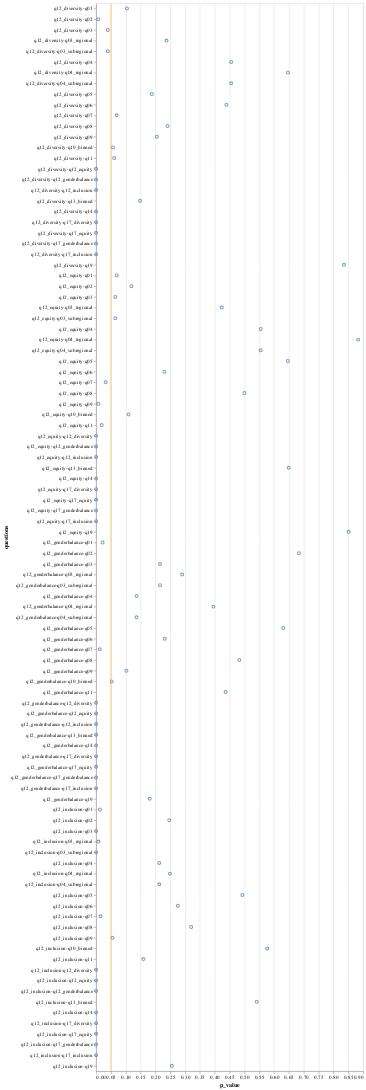

The cell this chart's notebook holds for it:
### Code cell
mark = alt.Chart(chi2_data).mark_point().encode(
    alt.X("p_value"),
    alt.Y("questions"),
    tooltip=["questions", "p_value", "dof", "statistic"]
)

rule = (
    alt.Chart()
    .mark_rule(color="orange")
    .encode(x=alt.datum(0.05))
)

(mark + rule).properties(
    width=500,
    )

### Figure 1 — Vega-Lite specification as saved in the notebook (floating-point values rounded to 4 significant figures)
{"config": {"view": {"continuousWidth": 300, "continuousHeight": 300}}, "layer": [{"data": {"name": "data-f54487596db65258bf6df217ceccdfd8"}, "mark": {"type": "point"}, "encoding": {"tooltip": [{"field": "questions", "type": "nominal"}, {"field": "p_value", "type": "quantitative"}, {"field": "dof", "type": "quantitative"}, {"field": "statistic", "type": "quantitative"}], "x": {"field": "p_value", "type": "quantitative"}, "y": {"field": "questions", "type": "nominal"}}}, {"data": {"name": "empty"}, "mark": {"type": "rule", "color": "orange"}, "encoding": {"x": {"datum": 0.05}}}], "width": 500, "$schema": "https://vega.github.io/schema/vega-lite/v5.8.0.json", "datasets": {"data-f54487596db65258bf6df217ceccdfd8": [{"questions": "q12_genderbalance-q01", "p_value": 0.02192, "statistic": 59.99, "dof": 40}, {"questions": "q12_genderbalance-q02", "p_value": 0.6836, "statistic": 16.52, "dof": 20}, {"questions": "q12_genderbalance-q03", "p_value": 0.2154, "statistic": 89.67, "dof": 80}, {"questions": "q12_genderbalance-q04", "p_value": 0.1364, "statistic": 99.38, "dof": 85}, {"questions": "q12_genderbalance-q05", "p_value": 0.631, "statistic": 26.85, "dof": 30}, {"questions": "q12_genderbalance-q06", "p_value": 0.2314, "statistic": 46.2, "dof": 40}, {"questions": "q12_genderbalance-q07", "p_value": 0.01217, "statistic": 22.64, "dof": 10}, {"questions": "q12_genderbalance-q08", "p_value": 0.4826, "statistic": 24.64, "dof": 25}, {"questions": "q12_genderbalance-q09", "p_value": 0.102, "statistic": 15.92, "dof": 10}, {"questions": "q12_genderbalance-q11", "p_value": 0.4364, "statistic": 10.05, "dof": 10}, {"questions": "q12_genderbalance-q12_diversity", "p_value": 8.192e-143, "statistic": 753.3, "dof": 25}, {"questions": "q12_genderbalance-q12_equity", "p_value": 1.662e-111, "statistic": 604.1, "dof": 25}, {"questions": "q12_genderbalance-q12_inclusion", "p_value": 1.887e-99, "statistic": 546.3, "dof": 25}, {"questions": "q12_genderbalance-q14", "p_value": 1.667e-40, "statistic": 257.6, "dof": 25}, {"questions": "q12_genderbalance-q17_genderbalance", "p_value": 1.854e-13, "statistic": 93.89, "dof": 15}, {"questions": "q12_genderbalance-q17_diversity", "p_value": 4.162e-14, "statistic": 97.34, "dof": 15}, {"questions": "q12_genderbalance-q17_equity", "p_value": 1.814e-13, "statistic": 93.94, "dof": 15}, {"questions": "q12_genderbalance-q17_inclusion", "p_value": 2.456e-13, "statistic": 93.24, "dof": 15}, {"questions": "q12_genderbalance-q19", "p_value": 0.1806, "statistic": 31.26, "dof": 25}, {"questions": "q12_genderbalance-q03_regional", "p_value": 0.2901, "statistic": 28.39, "dof": 25}, {"questions": "q12_genderbalance-q03_subregional", "p_value": 0.2154, "statistic": 89.67, "dof": 80}, {"questions": "q12_genderbalance-q04_regional", "p_value": 0.3953, "statistic": 26.23, "dof": 25}, {"questions": "q12_genderbalance-q04_subregional", "p_value": 0.1364, "statistic": 99.38, "dof": 85}, {"questions": "q12_genderbalance-q10_binned", "p_value": 0.05262, "statistic": 73.0, "dof": 55}, {"questions": "q12_genderbalance-q13_binned", "p_value": 0.0002253, "statistic": 132.1, "dof": 80}, {"questions": "q12_diversity-q01", "p_value": 0.104, "statistic": 51.57, "dof": 40}, {"questions": "q12_diversity-q02", "p_value": 0.007419, "statistic": 38.63, "dof": 20}, {"questions": "q12_diversity-q03", "p_value": 0.03944, "statistic": 103.6, "dof": 80}, {"questions": "q12_diversity-q04", "p_value": 0.4551, "statistic": 85.81, "dof": 85}, {"questions": "q12_diversity-q05", "p_value": 0.188, "statistic": 36.64, "dof": 30}, {"questions": "q12_diversity-q06", "p_value": 0.4392, "statistic": 40.71, "dof": 40}, {"questions": "q12_diversity-q07", "p_value": 0.06926, "statistic": 17.24, "dof": 10}, {"questions": "q12_diversity-q08", "p_value": 0.2408, "statistic": 29.57, "dof": 25}, {"questions": "q12_diversity-q09", "p_value": 0.2045, "statistic": 13.35, "dof": 10}, {"questions": "q12_diversity-q11", "p_value": 0.0609, "statistic": 17.66, "dof": 10}, {"questions": "q12_diversity-q12_genderbalance", "p_value": 8.192e-143, "statistic": 753.3, "dof": 25}, {"questions": "q12_diversity-q12_equity", "p_value": 2.964e-119, "statistic": 641.2, "dof": 25}, {"questions": "q12_diversity-q12_inclusion", "p_value": 4.416e-108, "statistic": 587.7, "dof": 25}, {"questions": "q12_diversity-q14", "p_value": 3.148e-16, "statistic": 130.4, "dof": 25}, {"questions": "q12_diversity-q17_genderbalance", "p_value": 1.092e-12, "statistic": 89.78, "dof": 15}, {"questions": "q12_diversity-q17_diversity", "p_value": 6.046e-14, "statistic": 96.48, "dof": 15}, {"questions": "q12_diversity-q17_equity", "p_value": 2.593e-13, "statistic": 93.11, "dof": 15}, {"questions": "q12_diversity-q17_inclusion", "p_value": 1.107e-12, "statistic": 89.74, "dof": 15}, {"questions": "q12_diversity-q19", "p_value": 0.8354, "statistic": 18.16, "dof": 25}, {"questions": "q12_diversity-q03_regional", "p_value": 0.2374, "statistic": 29.66, "dof": 25}, {"questions": "q12_diversity-q03_subregional", "p_value": 0.03944, "statistic": 103.6, "dof": 80}, {"questions": "q12_diversity-q04_regional", "p_value": 0.6467, "statistic": 21.81, "dof": 25}, {"questions": "q12_diversity-q04_subregional", "p_value": 0.4551, "statistic": 85.81, "dof": 85}, {"questions": "q12_diversity-q10_binned", "p_value": 0.05687, "statistic": 72.51, "dof": 55}, {"questions": "q12_diversity-q13_binned", "p_value": 0.1482, "statistic": 93.21, "dof": 80}, {"questions": "q12_equity-q01", "p_value": 0.06948, "statistic": 53.94, "dof": 40}, {"questions": "q12_equity-q02", "p_value": 0.1189, "statistic": 27.61, "dof": 20}, {"questions": "q12_equity-q03", "p_value": 0.06468, "statistic": 99.99, "dof": 80}, {"questions": "q12_equity-q04", "p_value": 0.5547, "statistic": 82.56, "dof": 85}, {"questions": "q12_equity-q05", "p_value": 0.6461, "statistic": 26.56, "dof": 30}, {"questions": "q12_equity-q06", "p_value": 0.2301, "statistic": 46.24, "dof": 40}, {"questions": "q12_equity-q07", "p_value": 0.03201, "statistic": 19.72, "dof": 10}, {"questions": "q12_equity-q08", "p_value": 0.5, "statistic": 24.34, "dof": 25}, {"questions": "q12_equity-q09", "p_value": 0.007408, "statistic": 24.07, "dof": 10}, {"questions": "q12_equity-q11", "p_value": 0.01888, "statistic": 21.33, "dof": 10}, {"questions": "q12_equity-q12_genderbalance", "p_value": 1.662e-111, "statistic": 604.1, "dof": 25}, {"questions": "q12_equity-q12_diversity", "p_value": 2.964e-119, "statistic": 641.2, "dof": 25}, {"questions": "q12_equity-q12_inclusion", "p_value": 1.638e-147, "statistic": 775.7, "dof": 25}, {"questions": "q12_equity-q14", "p_value": 1.521e-10, "statistic": 97.71, "dof": 25}, {"questions": "q12_equity-q17_genderbalance", "p_value": 1.972e-08, "statistic": 66.36, "dof": 15}, {"questions": "q12_equity-q17_diversity", "p_value": 3.444e-11, "statistic": 81.68, "dof": 15}, {"questions": "q12_equity-q17_equity", "p_value": 5.391e-20, "statistic": 127.9, "dof": 15}, {"questions": "q12_equity-q17_inclusion", "p_value": 1.409e-13, "statistic": 94.53, "dof": 15}, {"questions": "q12_equity-q19", "p_value": 0.8513, "statistic": 17.79, "dof": 25}, {"questions": "q12_equity-q03_regional", "p_value": 0.4236, "statistic": 25.7, "dof": 25}, {"questions": "q12_equity-q03_subregional", "p_value": 0.06468, "statistic": 99.99, "dof": 80}, {"questions": "q12_equity-q04_regional", "p_value": 0.8833, "statistic": 16.96, "dof": 25}, {"questions": "q12_equity-q04_subregional", "p_value": 0.5547, "statistic": 82.56, "dof": 85}, {"questions": "q12_equity-q10_binned", "p_value": 0.1093, "statistic": 68.18, "dof": 55}, {"questions": "q12_equity-q13_binned", "p_value": 0.6493, "statistic": 74.61, "dof": 80}, {"questions": "q12_inclusion-q01", "p_value": 0.0128, "statistic": 62.55, "dof": 40}, {"questions": "q12_inclusion-q02", "p_value": 0.2467, "statistic": 23.9, "dof": 20}, {"questions": "q12_inclusion-q03", "p_value": 2.343e-05, "statistic": 142.2, "dof": 80}, {"questions": "q12_inclusion-q04", "p_value": 0.2128, "statistic": 95.1, "dof": 85}, {"questions": "q12_inclusion-q05", "p_value": 0.4929, "statistic": 29.47, "dof": 30}, {"questions": "q12_inclusion-q06", "p_value": 0.2755, "statistic": 44.86, "dof": 40}, {"questions": "q12_inclusion-q07", "p_value": 0.01478, "statistic": 22.06, "dof": 10}, {"questions": "q12_inclusion-q08", "p_value": 0.3203, "statistic": 27.73, "dof": 25}, {"questions": "q12_inclusion-q09", "p_value": 0.05537, "statistic": 17.98, "dof": 10}, {"questions": "q12_inclusion-q11", "p_value": 0.1594, "statistic": 14.31, "dof": 10}, {"questions": "q12_inclusion-q12_genderbalance", "p_value": 1.887e-99, "statistic": 546.3, "dof": 25}, {"questions": "q12_inclusion-q12_diversity", "p_value": 4.416e-108, "statistic": 587.7, "dof": 25}, {"questions": "q12_inclusion-q12_equity", "p_value": 1.638e-147, "statistic": 775.7, "dof": 25}, {"questions": "q12_inclusion-q14", "p_value": 6.152e-12, "statistic": 105.9, "dof": 25}, {"questions": "q12_inclusion-q17_genderbalance", "p_value": 2.219e-09, "statistic": 71.7, "dof": 15}, {"questions": "q12_inclusion-q17_diversity", "p_value": 3.235e-10, "statistic": 76.34, "dof": 15}, {"questions": "q12_inclusion-q17_equity", "p_value": 1.736e-14, "statistic": 99.35, "dof": 15}, {"questions": "q12_inclusion-q17_inclusion", "p_value": 1.597e-16, "statistic": 110.0, "dof": 15}, {"questions": "q12_inclusion-q19", "p_value": 0.2553, "statistic": 29.21, "dof": 25}, {"questions": "q12_inclusion-q03_regional", "p_value": 0.007812, "statistic": 45.26, "dof": 25}, {"questions": "q12_inclusion-q03_subregional", "p_value": 2.343e-05, "statistic": 142.2, "dof": 80}, {"questions": "q12_inclusion-q04_regional", "p_value": 0.2488, "statistic": 29.37, "dof": 25}, {"questions": "q12_inclusion-q04_subregional", "p_value": 0.2128, "statistic": 95.1, "dof": 85}, {"questions": "q12_inclusion-q10_binned", "p_value": 0.5766, "statistic": 52.35, "dof": 55}, {"questions": "q12_inclusion-q13_binned", "p_value": 0.5416, "statistic": 78.03, "dof": 80}], "empty": [{}]}}
